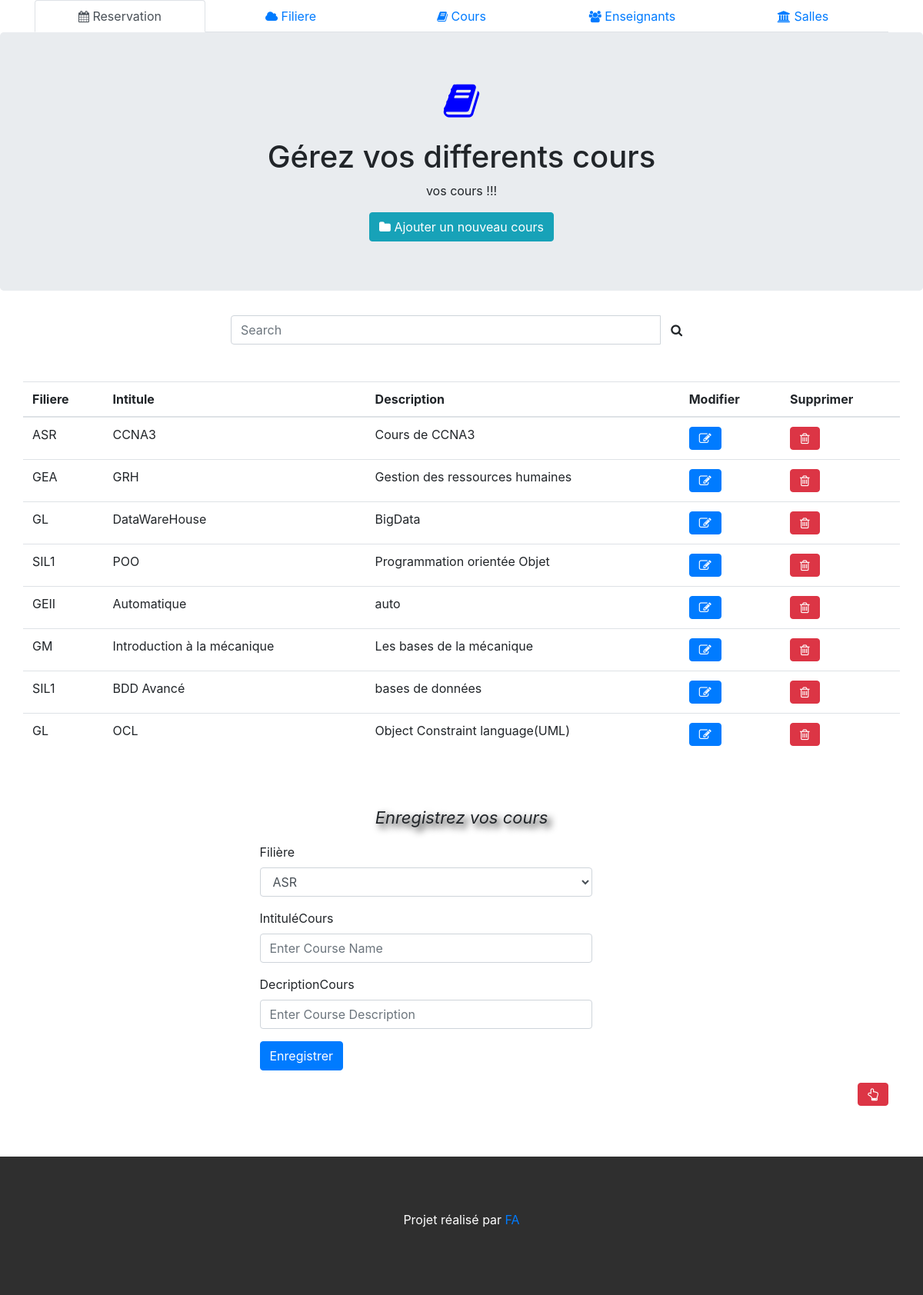
/GestionSalles/index.php/cours, run on the app's committed database.
### tables this page shows
CREATE TABLE `Cours` (
  `Cours_ID` int(11) NOT NULL,
  `FiliereId` int(11) NOT NULL,
  `Intitule` varchar(60) NOT NULL,
  `Description` varchar(1000) DEFAULT NULL
);

CREATE TABLE `Filiere` (
  `Filiere_id` int(11) NOT NULL,
  `Nom_Filiere` varchar(25) NOT NULL
);

### GestionSalles/application/controllers/Cours.php (called while the page is built, shortened)
<?php
class Cours extends CI_Controller {
	public function index(){
        $this->load->model('CoursModel');
        $this->form_validation->set_rules('filiereId','Filiere_ID','required');
        $this->form_validation->set_rules('intit','Intitule','required');
        $this->form_validation->set_rules('desc','Description','required');
        if($this->form_validation->run() == false){
            $this->load->model('FiliereModel');
            $this->load->view('parties/header');
            $filieres = $this->FiliereModel->allFiliere();
            $cours = $this->CoursModel->allCours();
            $data = array();
            $data['filieres'] = $filieres;
            $data['cours'] = $cours;
            $this->load->view('cours/index',$data);
            $this->load->view('parties/footer');
        }
    }
}

### GestionSalles/index.php (called while the page is built, shortened)
<?php
require_once BASEPATH.'core/CodeIgniter.php';

### GestionSalles/application/models/CoursModel.php (called while the page is built, shortened)
<?php
class CoursModel extends CI_Model {
    public function allCours(){
        $this->db->select('Cours_ID, Nom_Filiere, Intitule, Description');
        $this->db->from('Cours');
        $this->db->join('Filiere', 'Filiere.Filiere_id = Cours.FiliereId');
        return $cours = $this->db->get()->result_array();
    }
}

### GestionSalles/application/models/FiliereModel.php (called while the page is built, shortened)
<?php
class FiliereModel extends CI_Model {
    public function allFiliere(){
        return $filieres = $this->db->get('Filiere')->result_array();
    }
}

### GestionSalles/application/views/cours/index.php (the view, shortened to what this page needs)
<head>
<link rel="stylesheet" href="<?php echo base_url().'initial/font-awesome/css/font-awesome.min.css';?>">
</head>
<div class="jumbotron text-center" id="haut">
<i class="fa fa-book" style="font-size:50px;color:blue"></i> <br><br>
  <h1>Gérez vos differents cours</s></h1>
  <p> vos cours !!!</p>
  <a href="#form"><button class="btn btn-info"><i class="fa fa-folder"></i> Ajouter un nouveau cours</button></a>
</div>
<form  style="width:50%;margin:auto;">
    <div class="input-group">
      <input type="text" class="form-control" id="myInput" placeholder="Search" name="search">
      <div class="input-group-btn">
        <button class="btn btn-default" style="height:38px;" type="submit"><i class="fa fa-search"></i></button>
      </div>
    </div>
  </form> <br><br>
<div class="container">
  <div class="row">
  <table class="table table-hover">
    <thead>
      <tr>
        <th>Filiere</th>
        <th>Intitule</th>
        <th>Description</th>
        <th>Modifier</th>
        <th>Supprimer</th>
      </tr>
    </thead>
    <tbody id="myTable">
        <?php if(!empty($cours)) { foreach($cours as $cour) {   ?>
          <tr>
            <td><?php echo $cour['Nom_Filiere'];?></td>
            <td><?php echo $cour['Intitule'];?></td>
            <td><?php echo $cour['Description'];?></td>
            <td>
                <a href="<?php echo base_url().'index.php/cours/modify/'.$cour['Cours_ID'];?>" class="btn btn-primary" ><i class="fa fa-pencil-square-o"></i></a>
            </td>
            <td>
                <a href="<?php echo base_url().'index.php/cours/supprimer/'.$cour['Cours_ID'];?>" class="btn btn-danger"><i class="fa fa-trash-o"></i></a>
            </td>
          </tr>
        <?php }}else{ ?>
          <tr>
            <td>Aucun cour</td>
          </tr>
          <?php } ?>
        </tbody>
  </table>
  </div>
  <div class="row">
           <div class="col-md-12">
           </div>
        </div> <br><br>
        <p class="text-center" style="font-size:22px;font-style:italic;
           text-shadow:5px 5px 10px black;">
            Enregistrez vos cours
        </p>
    <form class="form-horizontal" method="post" action="<?php echo base_url().'index.php/cours#myInput';?>" id="form" style="width:50%;margin:auto">
        <div class="form-group">
          <label class="control-label col-sm-2" for="pwd">Filière</label>
          <div class="col-sm-10">
           <select name="filiereId" id="" class="form-control">
           <?php if(!empty($filieres)){ foreach($filieres as $fil) { ?>
             <option value="<?php echo $fil['Filiere_id'];?>"><?php echo $fil['Nom_Filiere'];?></option>
           <?php }} ?>
           </select>
          </div>
        </div>
        <div class="form-group">
          <label class="control-label col-sm-2" for="email">IntituléCours</label>
          <div class="col-sm-10">
            <input type="text" class="form-control" id="email" value="<?php echo set_value('intit'); ?>" placeholder="Enter Course Name"  name="intit" required>
          </div>
        </div>
        <div class="form-group">
          <label class="control-label col-sm-2" for="email">DecriptionCours</label>
          <div class="col-sm-10">
            <input type="text" class="form-control" id="email" value="<?php echo set_value('desc'); ?>" placeholder="Enter Course Description"  name="desc" required>
          </div>
        </div>
        <div class="form-group">
          <div class="col-sm-10">
            <button type="submit" class="btn btn-primary">Enregistrer</button>
          </div>
        </div>
    </form>
    <a href="#haut" style="float:right;"><button class="btn btn-danger"><i class="fa fa-hand-o-up"></i></button></a>
</div> <br><br><br><br>

### GestionSalles/application/views/parties/header.php (shortened to what this page needs)
<html>
    <head>
        <link rel="stylesheet" href="https://maxcdn.bootstrapcdn.com/bootstrap/4.0.0/css/bootstrap.min.css">
        <link rel="stylesheet" href="https://cdnjs.cloudflare.com/ajax/libs/font-awesome/4.7.0/css/font-awesome.min.css"><link rel="stylesheet" href="https://use.fontawesome.com/releases/v5.7.0/css/all.css">
        <link rel="stylesheet" href="<?php echo base_url().'initial/font-awesome/css/font-awesome.min.css';?>">
        <link rel="stylesheet" href="<?php echo base_url().'initial/css/bootstrap.min.css';?>">
    </head>
    <body >
    <div class="container">
        <ul class="nav nav-tabs nav-justified ">
            <li class="nav-item">
            <a class="nav-link active" href="<?php echo site_url('reservation'); ?>"><i class="fa fa-calendar" style="font-size:15px"></i>  Reservation</a>
            </li>
            <li class="nav-item">
            <a class="nav-link" href="<?php echo site_url('filiere'); ?>"><i class="fa fa-cloud" style="font-size:15px"></i>  Filiere</a>
            </li>
            <li class="nav-item">
            <a class="nav-link" href="<?php echo site_url('cours'); ?>"><i class="fa fa-book" style="font-size:15px"></i>  Cours</a>
            </li>
            <li class="nav-item">
            <a class="nav-link" href="<?php echo site_url('enseignant'); ?>"><i class="fa fa-users" style="font-size:15px"></i>  Enseignants</a>
            </li>
            <li class="nav-item">
            <a class="nav-link" href="<?php echo site_url('salles'); ?>"><i class="fa fa-bank" style="font-size:15px"></i>  Salles</a>
            </li>
        </ul>
</div>

### GestionSalles/application/views/parties/footer.php
<footer class="container-fluid bg-4 text-center" style="background-color: #2f2f2f;color: #fff;padding-top: 70px;padding-bottom: 70px;">
  <p>Projet réalisé par <a href="">FA</a></p>
</footer

### data on the page
cours: FiliereId.Nom_Filiere "ASR", Intitule "CCNA3", Description "Cours de CCNA3"
cours: FiliereId.Nom_Filiere "GEA", Intitule "GRH", Description "Gestion des ressources humaines"
cours: FiliereId.Nom_Filiere "GL", Intitule "DataWareHouse", Description "BigData"
cours: FiliereId.Nom_Filiere "SIL1", Intitule "POO", Description "Programmation orientée Objet"
cours: FiliereId.Nom_Filiere "GEII", Intitule "Automatique", Description "auto"
cours: FiliereId.Nom_Filiere "GM", Intitule "Introduction à la mécanique", Description "Les bases de la mécanique"
cours: FiliereId.Nom_Filiere "SIL1", Intitule "BDD Avancé", Description "bases de données"
cours: FiliereId.Nom_Filiere "GL", Intitule "OCL", Description "Object Constraint language(UML)"

### other printed values
form field filiereId "ASR"
